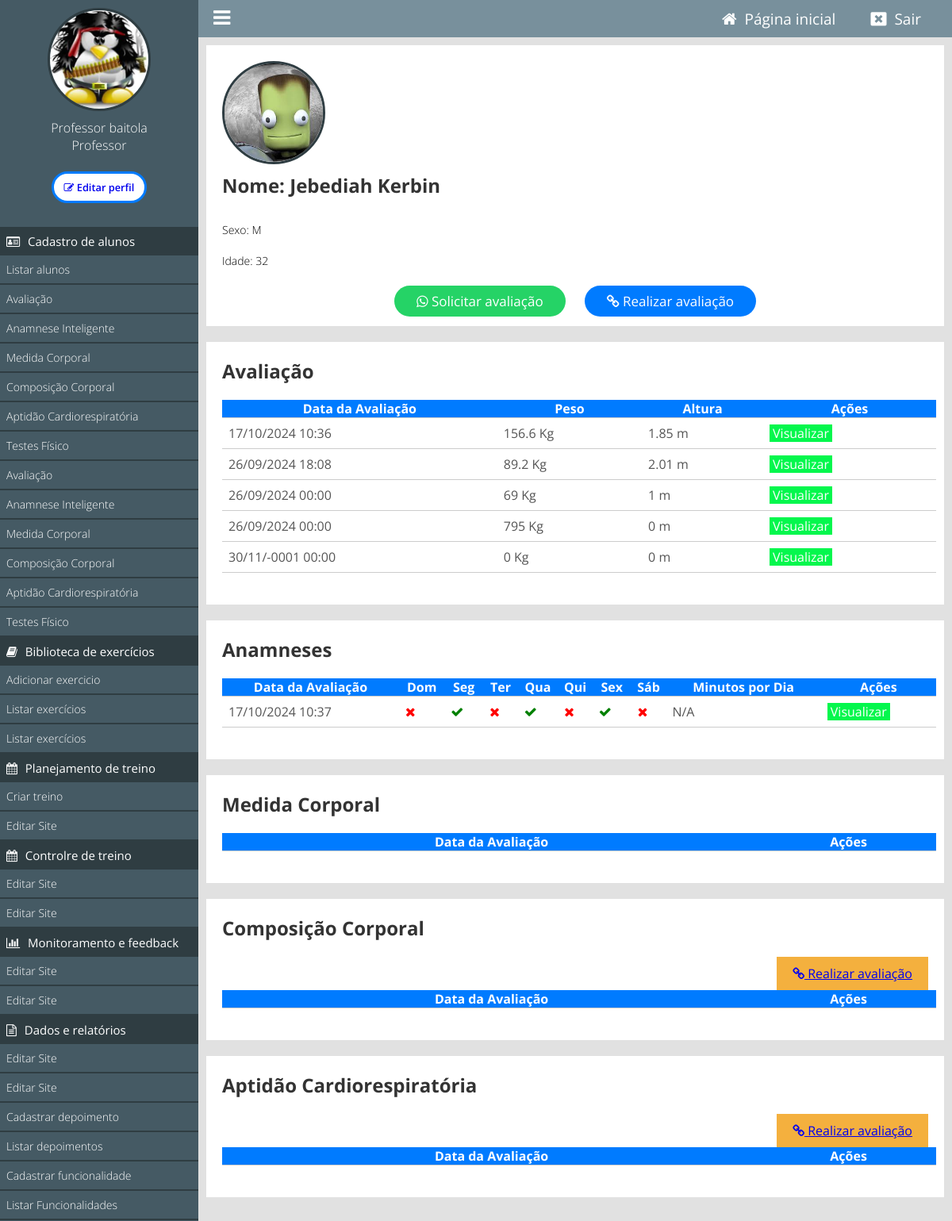
/painel/listar-afa?id=17 (signed in), run on the app's committed database.
### tables this page shows
CREATE TABLE IF NOT EXISTS `tb_perfis_usuarios` (
  `id` int NOT NULL AUTO_INCREMENT,
  `usuario_id` int NOT NULL,
  `data_avaliacao` datetime NOT NULL,
  `peso` float NOT NULL,
  `altura` float NOT NULL,
  `obesidade` tinyint(1) NOT NULL,
  `diabetes` tinyint(1) NOT NULL,
  `hipertensao` tinyint(1) NOT NULL,
  `depressao` tinyint(1) NOT NULL,
  `pos_covid` tinyint(1) NOT NULL,
  `idoso` tinyint(1) NOT NULL,
  `gestante` tinyint(1) NOT NULL,
  `posparto` tinyint(1) NOT NULL,
  `emagrecer` tinyint(1) NOT NULL,
  `objetivo_id` int NOT NULL,
  PRIMARY KEY (`id`),
  KEY `usuario_id` (`usuario_id`),
  KEY `objetivo_id` (`objetivo_id`)
);

CREATE TABLE IF NOT EXISTS `tb_usuarios_anamnese` (
  `id` int NOT NULL AUTO_INCREMENT,
  `usuario_id` int NOT NULL,
  `data_avaliacao` datetime NOT NULL,
  `nivel_treinamento` varchar(30) NOT NULL,
  `domingo` tinyint(1) DEFAULT '0',
  `segunda` tinyint(1) DEFAULT '0',
  `terca` tinyint(1) DEFAULT '0',
  `quarta` tinyint(1) DEFAULT '0',
  `quinta` tinyint(1) DEFAULT '0',
  `sexta` tinyint(1) DEFAULT '0',
  `sabado` tinyint(1) DEFAULT '0',
  `minutos_dia` int DEFAULT NULL,
  `exercicios` text,
  `outros_exercicios` varchar(255) DEFAULT NULL,
  `nao_gosta` tinyint(1) DEFAULT '0',
  `nao_gosta_exercicios` varchar(255) DEFAULT NULL,
  `atividade_recente` tinyint(1) DEFAULT '0',
  `nome_atividade_recente` varchar(255) DEFAULT NULL,
  `dias_semana_recente` int DEFAULT NULL,
  `minutos_dia_recente` float DEFAULT NULL,
  `intensidade` varchar(50) DEFAULT NULL,
  `doencas` tinyint(1) DEFAULT '0',
  `doencas_nome` varchar(255) DEFAULT NULL,
  `remedios` varchar(255) DEFAULT NULL,
  `cirurgias` tinyint(1) DEFAULT '0',
  `regiao_cirurgia` varchar(255) DEFAULT NULL,
  `dor_muscular` tinyint(1) DEFAULT '0',
  `regioes_dor` text,
  `dor_peito` tinyint(1) DEFAULT '0',
  `tontura` tinyint(1) DEFAULT '0',
  `movimento_diario` tinyint(1) DEFAULT '0',
  `movimentos_dia` text,
  `parente_cardiaco` tinyint(1) DEFAULT '0',
  `num_parente_cardiaco` int DEFAULT NULL,
  `fumante` tinyint(1) DEFAULT '0',
  `info_pertinente` text,
  `aceito` tinyint(1) DEFAULT '0',
  `ciclo_menstrual` tinyint(1) DEFAULT NULL,
  `ciclo_menstrual_irregular` varchar(255) DEFAULT NULL,
  `sintomas_menstruais` json DEFAULT NULL,
  `uso_anticoncepcional` varchar(3) DEFAULT NULL,
  `fatores_impedem_treino` json DEFAULT NULL,
  `dificuldade_emagrecer` json DEFAULT NULL,
  `silhueta_real` int DEFAULT NULL,
  `silhueta_ideal` int DEFAULT NULL,
  `objetivos_6_meses` json DEFAULT NULL,
  `nome_remedios_emagrecer` varchar(255) DEFAULT NULL,
  `resultados_remedios` varchar(255) DEFAULT NULL,
  `dificuldade_emagrecer_outros` varchar(255) DEFAULT NULL,
  `remedios_emagrecer` tinyint(1) DEFAULT NULL,
  `autoestima` varchar(255) DEFAULT NULL,
  `vestir` varchar(255) DEFAULT NULL,
  `banho` varchar(255) DEFAULT NULL,
  `caminhar` varchar(255) DEFAULT NULL,
  `atividade_domestica_leve` varchar(255) DEFAULT NULL,
  `subir_escada` varchar(255) DEFAULT NULL,
  `fazer_compras` varchar(255) DEFAULT NULL,
  `carregar_arroz` varchar(255) DEFAULT NULL,
  `caminhar_moderado` varchar(255) DEFAULT NULL,
  `caminhar_intenso` varchar(255) DEFAULT NULL,
  `carregar_mala` varchar(255) DEFAULT NULL,
  `atividade_domestica_pesada` varchar(255) DEFAULT NULL,
  `atividade_vigorosa` varchar(255) DEFAULT NULL,
  `nivel_funcional` varchar(255) DEFAULT NULL,
  PRIMARY KEY (`id`)
);

### classes/MySql.php (called while the page is built)
<?php
    class MySql{
        private static $pdo;
        public static function conectar(){
            if(self::$pdo == null){
                try{
                    self::$pdo = new PDO('mysql:host='.HOST.';dbname='.DATABASE,USER,PASSWORD,array(PDO::MYSQL_ATTR_INIT_COMMAND => "SET NAMES utf8"));
                    self::$pdo->setAttribute(PDO::ATTR_ERRMODE,PDO::ERRMODE_EXCEPTION);
                }catch(Exception $e) {
                    echo 'erro ao conectar, tente novamente mais tarde';
                }
            }
            return self::$pdo;
        }
    }
?>

### classes/Perfil.php (called while the page is built, shortened)
<?php
    class Perfil {
        private $db;
        public function __construct() {
        $this->db = MySql::conectar();
        }
        public function buscarPerfilPorUsuarioId($usuario_id) {
            $sql = $this->db->prepare("SELECT * FROM tb_perfis_usuarios WHERE usuario_id = :usuario_id ORDER BY data_avaliacao DESC");
            $sql->bindParam(':usuario_id', $usuario_id);
            $sql->execute();
            return $sql->fetchAll(PDO::FETCH_ASSOC);
        }
    }
?>

### classes/Anamnese.php (called while the page is built, shortened)
<?php
class Anamnese {
    private $db;
    public function __construct() {
        $this->db = MySql::conectar();
    }
    public function buscarAnamnesePorUsuarioId($usuario_id) {
        $sql = $this->db->prepare("SELECT * FROM tb_usuarios_anamnese WHERE usuario_id = :usuario_id ORDER BY data_avaliacao DESC");
        $sql->bindParam(':usuario_id', $usuario_id);
        $sql->execute();
        return $sql->fetchAll(PDO::FETCH_ASSOC);
    }
}
?>

### painel/pages/listar-afa.php (the view, shortened to what this page needs)
<?php
if (isset($_GET['id'])) {
    $usuario_id = (int)$_GET['id'];
} else {
    $usuario_id = $_SESSION['id'];
}
if (isset($_GET['id'])) {
    $id_aluno = intval($_GET['id']);
    $sql = MySql::conectar()->prepare("SELECT telefone, nome, img, sexo, data_nascimento FROM `tb_admin.usuarios` WHERE id = ?");
    $sql->execute([$id_aluno]);
    $result = $sql->fetch();
    if (!$result) {
        echo "Usuário não encontrado.";
        exit();
    } else {
        $telefone = $result['telefone'];
        $nome = $result['nome'];
        $img = $result['img'];
        $sexo = $result['sexo'];
        $dataNascimento = new DateTime($result['data_nascimento']);
        $idade = (new DateTime())->diff($dataNascimento)->y;
    }
} else {
    echo "ID do aluno não fornecido.";
    exit();
}
$anamnese = new Anamnese();
$anamneses = $anamnese->buscarAnamnesePorUsuarioId($id_aluno);
$perfil = new Perfil();
$perfis = $perfil->buscarPerfilPorUsuarioId($id_aluno);
?>
<div class="box-content">
        <div class="box-usuario left">
        <?php
                if($img == ''){
            ?>
                <div class="avatar-usuario left">
                    <i class="fa fa-user"></i>
                </div>
            <?php } else { ?>
                <div class="imagem-usuario left">
                <img src="<?php echo INCLUDE_PATH_PAINEL ?>uploads/<?php echo $img; ?>" />
                </div>
            <?php } ?>
            <div class="nome-usuario black">
                <h2>Nome: <?php echo $nome; ?></h2>
                <p>Sexo: <?php echo $sexo; ?></p>
                <p>Idade: <?php echo $idade; ?></p>
            </div>
        </div>
    <div class="acoes-button">
        <body>
        <a class="whatsapp-link" href="https://web.whatsapp.com/send?phone=55<?php echo $telefone ?>&text=Ol%C3%A1%2C%20para%20dar%20continuidade%20ao%20seu%20processo%20de%20acompanhamento%2C%20pedimos%20que%20voc%C3%AA%20preencha%20sua%20*Avalia%C3%A7%C3%A3o%20F%C3%ADsica*.%20Isso%20nos%20ajudar%C3%A1%20a%20criar%20um%20plano%20personalizado%20para%20suas%20necessidades.%0A%0A%20Clique%20no%20link%20abaixo%20para%20preencher%20sua%20avalia%C3%A7%C3%A3o%3A%0A%0Ahttps%3A%2F%2Fwww.apcpro.com.br%2Fpainel%2Fformulario-perfis%3Fid%3D<?php echo urlencode($usuario_id); ?>%0A%0ASe%20precisar%20de%20ajuda%2C%20estamos%20%C3%A0%20disposi%C3%A7%C3%A3o.%20%F0%9F%98%8A" target="_blank">
            <i class="fa fa-whatsapp"></i> Solicitar avaliação</a>
        </body>
        <body>
            <a class="afa-link" href="<?php echo INCLUDE_PATH_PAINEL . 'formulario-perfis?id=' . $usuario_id; ?>">
            <i class="fa fa-link"></i> Realizar avaliação</a>
        </body>
    </div>
</div>
<div class="box-content">
    <h2>Avaliação</h2>
    <table id="perfilTable" class="display dt-responsive" width="100%">
        <thead>
            <tr>
                <th>Data da Avaliação</th>
                <th>Peso</th>
                <th>Altura</th>
                <th>Ações</th>
            </tr>
        </thead>
        <tbody>
            <?php foreach ($perfis as $perfil): ?>
                <tr>
                    <td><?php echo (new DateTime($perfil['data_avaliacao']))->format('d/m/Y H:i'); ?></td>
                    <td><?php echo htmlspecialchars($perfil['peso']); ?> Kg</td>
                    <td><?php echo htmlspecialchars($perfil['altura']); ?> m</td>
                    <td>
                    <a class="btn view" href="<?php echo INCLUDE_PATH_PAINEL . 'ver-avaliacao?id=' . $perfil['id']; ?>">Visualizar</a>
                    </td>
                </tr>
            <?php endforeach; ?>
        </tbody>
    </table>
</div>
<div class="box-content">
    <h2>Anamneses</h2>
    <table id="anamnesesTable" class="display dt-responsive" width="50%">
        <thead class="text-center">
            <tr>
                <th>Data da Avaliação</th>
                <th>Dom</th>
                <th>Seg</th>
                <th>Ter</th>
                <th>Qua</th>
                <th>Qui</th>
                <th>Sex</th>
                <th>Sáb</th>
                <th>Minutos por Dia</th>
                <th>Ações</th>
            </tr>
        </thead>
        <tbody>
            <?php foreach ($anamneses as $anamnese): ?>
                <tr>
                    <td><?php echo (new DateTime($anamnese['data_avaliacao']))->format('d/m/Y H:i'); ?></td>
                    <td>
                        <?php if ($anamnese['domingo'] == 1): ?>
                            <i class="fa fa-check" style="color: green;"></i>
                            <?php else: ?>
                            <i class="fa fa-times" style="color: red;" aria-hidden="true"></i>
                        <?php endif; ?>
                    </td>
                    <td>
                        <?php if ($anamnese['segunda'] == 1): ?>
                            <i class="fa fa-check" style="color: green;"></i>
                            <?php else: ?>
                            <i class="fa fa-times" style="color: red;" aria-hidden="true"></i>
                        <?php endif; ?>
                    </td>
                    <td>
                        <?php if ($anamnese['terca'] == 1): ?>
                            <i class="fa fa-check" style="color: green;"></i>
                            <?php else: ?>
                            <i class="fa fa-times" style="color: red;" aria-hidden="true"></i>
                        <?php endif; ?>
                    </td>
                    <td>
                        <?php if ($anamnese['quarta'] == 1): ?>
                            <i class="fa fa-check" style="color: green;"></i>
                            <?php else: ?>
                            <i class="fa fa-times" style="color: red;" aria-hidden="true"></i>
                        <?php endif; ?>
                    </td>
                    <td>
                        <?php if ($anamnese['quinta'] == 1): ?>
                            <i class="fa fa-check" style="color: green;"></i>
                            <?php else: ?>
                            <i class="fa fa-times" style="color: red;" aria-hidden="true"></i>
                        <?php endif; ?>
                    </td>
                    <td>
                        <?php if ($anamnese['sexta'] == 1): ?>
                            <i class="fa fa-check" style="color: green;"></i>
                            <?php else: ?>
                            <i class="fa fa-times" style="color: red;" aria-hidden="true"></i>
                        <?php endif; ?>
                    </td>
                    <td>
                        <?php if ($anamnese['sabado'] == 1): ?>
                            <i class="fa fa-check" style="color: green;"></i>
                            <?php else: ?>
                            <i class="fa fa-times" style="color: red;" aria-hidden="true"></i>
                        <?php endif; ?>
                    </td>
                    <td><?php echo htmlspecialchars($anamnese['minutos_dia'] ?? 'N/A'); ?></td>
                    <td>
                    <a class="btn view" href="<?php echo INCLUDE_PATH_PAINEL . 'ver-anamnese?id=' . $anamnese['id']; ?>">Visualizar</a>
                    </td>
                </tr>
            <?php endforeach; ?>
        </tbody>
    </table>
</div>
<div class="box-content">
    <h2>Medida Corporal</h2>
    <table id="medidaCorporalTable" class="display dt-responsive" width="100%">
        <thead>
            <tr>
                <th>Data da Avaliação</th>
                <th>Ações</th>
            </tr>
        </thead>
    </table>
</div>
<div class="box-content">
    <h2>Composição Corporal</h2>
    <a class="btn edit right" href="<?php echo INCLUDE_PATH_PAINEL . 'composicao-corporal?id=' . $usuario_id; ?>">
                        <i class="fa fa-link"></i> Realizar avaliação</a>
    <table id="composicaoCorporalTable" class="display dt-responsive" width="100%">
        <thead>
            <tr>
                <th>Data da Avaliação</th>
                <th>Ações</th>
            </tr>
        </thead>
    </table>
</div>
<div class="box-content">
    <h2>Aptidão Cardiorespiratória</h2>
    <a class="btn edit right" href="<?php echo INCLUDE_PATH_PAINEL . 'aptidao-cardiorespiratoria?id=' . $usuario_id; ?>">
    <i class="fa fa-link"></i> Realizar avaliação</a>
    <table id="aptidaoCardioRespiratoriaTable" class="display dt-responsive" width="100%">
        <thead>
            <tr>
                <th>Data da Avaliação</th>
                <th>Ações</th>
            </tr>
        </thead>
    </table>
</div>

### painel/css/style.css (style rules this page uses)
* { margin: 0; padding: 0; box-sizing: border-box; font-family: "Open Sans", sans-serif; }
html, body { height: 100%; background: rgb(225, 225, 225); }
body { overflow-x: hidden; }
div.box-usuario { text-align: center; }
.imagem-usuario > img { display: inline-block; width: 130px; height: 130px; border-radius: 50%; border: 3px solid #2f3d42; }
.nome-usuario { text-align: center; margin-top: 10px; }
.nome-usuario p { color: white; font-size: 16px; font-weight: 300; }
.left { float: left; }
.right { float: right; }
.text-center, th { text-align: center !important; vertical-align: middle !important; }
.box-content { background: white; padding: 20px; margin-bottom: 20px; }
table { margin: 20px 0; width: 100%; border-collapse: collapse; min-width: 900px; }
table tr { color: #555; border-bottom: 1px solid #ccc; }
table td { padding: 8px; }
table a.btn { text-decoration: none; padding: 0 4px; color: white; font-size: 16px; }
thead tr, tfoot tr { background: #007bff; color: white; }
a.btn.edit { background: #f4b03e; }
a.btn.view { background: #04f74d; }
.box-content h2 { font-size: 24px; color: #333; margin-bottom: 20px; display: flex; align-items: center; gap: 10px; }
.box-content p { font-size: 14px; color: black; padding: 10px 0; text-align: justify; }
.btn { padding: 10px 20px; border: none; cursor: pointer; }
.black p { color: black; text-align: left; }
.acoes-button { padding-top: 20px; text-align: center; }
a.whatsapp-link { background-color: #25d366; text-decoration: none; padding: 8px 28px; margin: 10px; border-radius: 28px; font-size: 17px; border: none; color: white; }
a.afa-link { background-color: #007bff; text-decoration: none; padding: 8px 28px; border-radius: 28px; margin: 10px; font-size: 17px; border: none; color: white; }

### data on the page
tb_admin.usuarios: img (picture), nome "Jebediah Kerbin", sexo "M"
tb_perfis_usuarios: data_avaliacao "17/10/2024 10:36", peso "156.6", altura "1.85"
tb_perfis_usuarios: data_avaliacao "26/09/2024 18:08", peso "89.2", altura "2.01"
tb_perfis_usuarios: data_avaliacao "26/09/2024 00:00", peso "69", altura "1"
tb_perfis_usuarios: data_avaliacao "26/09/2024 00:00", peso "795", altura "0"
tb_perfis_usuarios: data_avaliacao "30/11/-0001 00:00", peso "0", altura "0"
tb_usuarios_anamnese: data_avaliacao "17/10/2024 10:37", domingo 0 (drawn), segunda 1 (drawn), terca 0 (drawn), quarta 1 (drawn), quinta 0 (drawn), sexta 1 (drawn), sabado 0 (drawn), minutos_dia "N/A"

### other printed values
$_SESSION['nome'] "Professor baitola"
pegaCargo($_SESSION['cargo']) "Professor"
